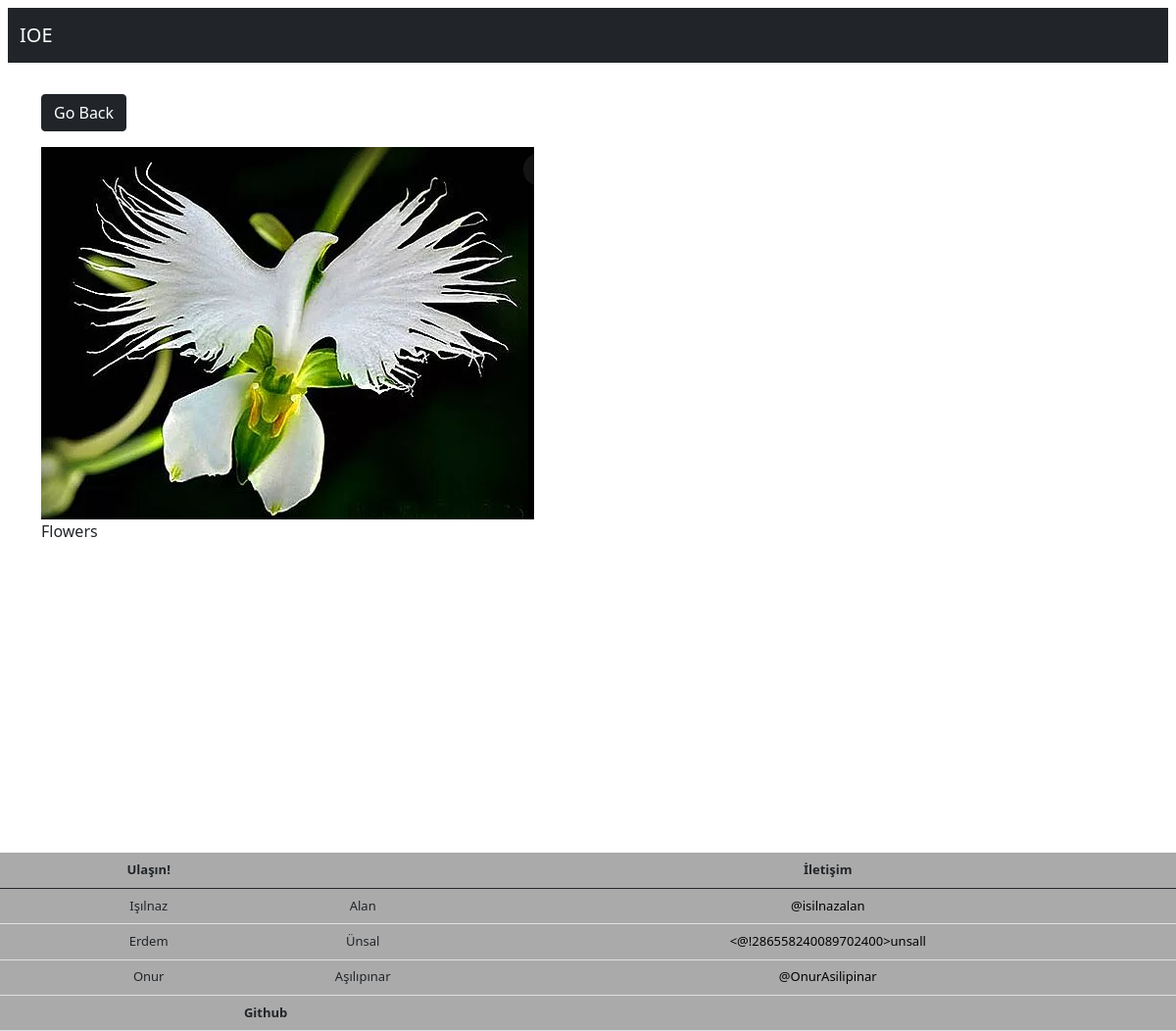
Page /photo/23/ (signed in) on the committed database.
### photos/models.py (models this page shows, shortened)
class Photo(models.Model):
    class Meta:
        verbose_name = 'Photo'
        verbose_name_plural = 'Photos'
    category = models.ForeignKey(
        Category, on_delete=models.SET_NULL, null=True, blank=True)
    image = models.ImageField(null=False, blank=False)
    description = models.TextField()

### photos/views.py (the view)
# urls.py: path('photo/<str:pk>/', views.viewPhoto, name='photo'),
@login_required(login_url='login')
def viewPhoto(request, pk):
    photo = Photo.objects.get(id=pk)
    return render(request, 'photos/photo.html', {'photo': photo})

### photos/templates/photos/photo.html (shortened to what this page needs)
<!DOCTYPE html>
<html>
<head>
    <link href="https://cdn.jsdelivr.net/npm/bootstrap@5.0.0-beta1/dist/css/bootstrap.min.css" rel="stylesheet"
>
</head>
<body class="" style="padding-top: 5rem">
<nav class="navbar fixed-top m-2 navbar-expand-lg navbar-dark bg-dark" >
  <div class="container-fluid">
    <div class="collapse navbar-collapse" id="#navbarNavAltMarkup">
      <div class="navbar-nav">
       <a class="navbar-brand" aria-current="page" href="{% url 'gallery' %}">IOE</a>
      </div>
    </div>
  </div>
</nav>
    <div class="container">
        <div class="row justify-content-center">
            <div class="col">
                <a href="{% url 'gallery' %}" class="btn btn-dark my-3">Go Back</a>
                <div style="height: 90vh;">
                    <img style="max-width: 100%; max-height: 100%;" src="{{photo.image.url}}" onmousemove="showCoords(event)">
                    <p>{{photo.description}}</p>
                </div>
            </div>
        </div>
    </div>
    <table class="table m-0" style="margin: 3rem; padding-bottom:0px; width:100% ; background-color: #aaaaaa; text-align: center; font-size: small">
  <thead>
    <tr>
      <th scope="col"></th>
      <th scope="col">Ulaşın!</th>
      <th scope="col"></th>
      <th scope="col">İletişim</th>
    </tr>
  </thead>
  <tbody>
    <tr>
      <th scope="row"></th>
      <td>Işılnaz</td>
      <td>Alan</td>
      <td><a href="https://twitter.com/isilnazalan" style="text-decoration: none; color: black" >@isilnazalan</a> </td>
    </tr>
    <tr>
      <th scope="row"></th>
      <td>Erdem</td>
      <td>Ünsal</td>
      <td><a href="https://twitter.com/erdemunsall" style="text-decoration: none; color: black" ><@!286558240089702400>unsall</a></td>
    </tr>
    <tr>
    <tr>
      <th scope="row"></th>
      <td>Onur</td>
      <td>Aşılıpınar</td>
      <td><a href="https://twitter.com/OnurAsilipinar" style="text-decoration: none; color: black" >@OnurAsilipinar</a></td>
    </tr>
    <tr>
      <th scope="row"></th>
      <td colspan="2"><b>Github</b></td>
      <td></td>
    </tr>
  </tbody>
</table>
</body>
</html>

### rows in the picture
Photo: image (picture), description "Flowers"
